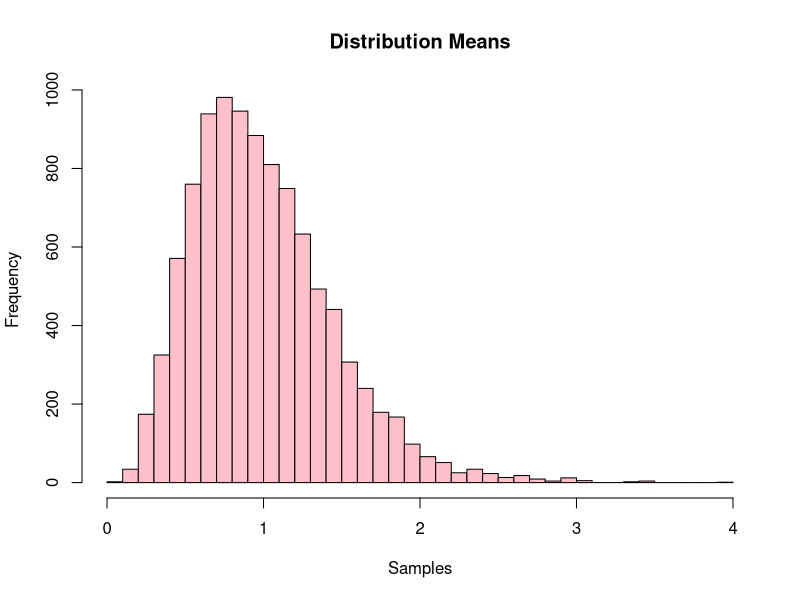
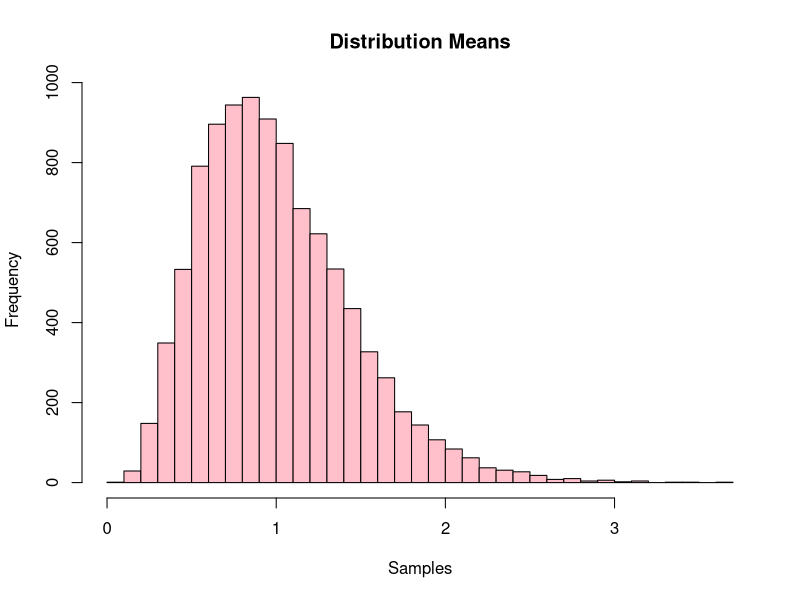
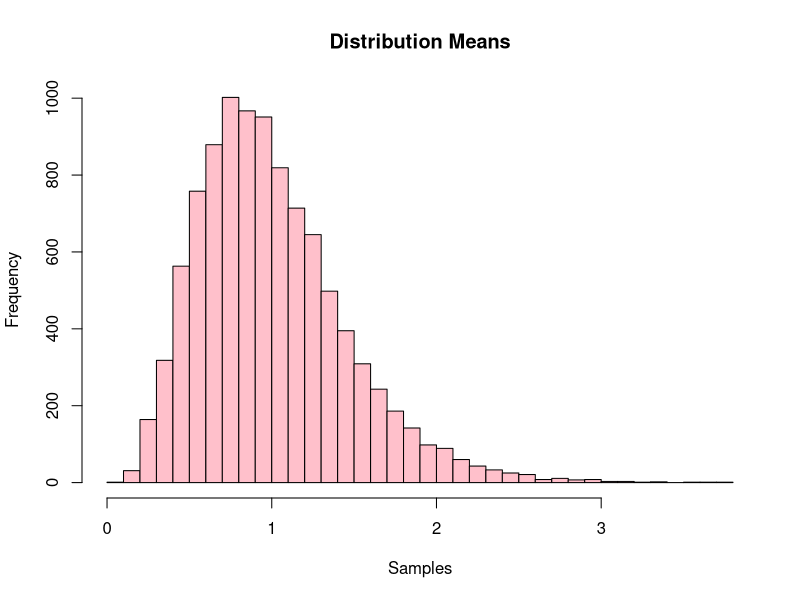
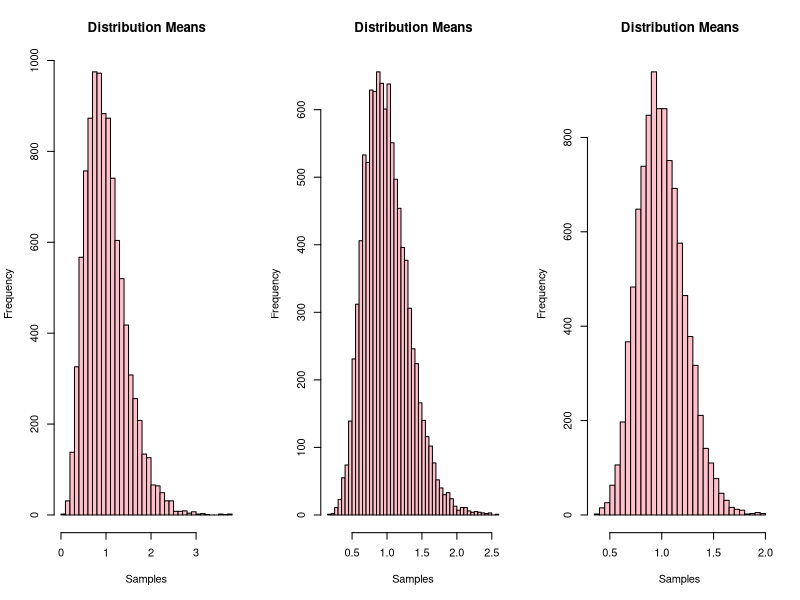

Source code (R) for these figures, in order:
library(tidyverse)
tribble( ~x, ~y, ~w, ~z,
         210, 300, 220, 180,
         102, 100, 119, 187,
         176, 175, 188, 173,
         87, 95, 91, 94,
         202, 210, 234, 218,
         110, 122, 131, 128,
) -> dt
dt
#1
map(dt, mean)

map(dt, sd)

map_df(dt, sqrt)

summary(dt)

#2
means <- numeric(10000)

for (i in 1:10000) {
  means[i] <- mean(rexp(5, rate = 1))
}

hist(means, breaks = 50, main = "Distribution Means", 
     xlab = "Samples", col = "pink")

meanmap<- map_dbl(1:10000, ~mean(rexp(5, rate = 1)))

hist(meanmap, breaks = 50, main = "Distribution Means", 
     xlab = "Samples", col = "pink")

repmean<- replicate(10000, mean(rexp(5, rate = 1)))

hist(repmean, breaks = 50, main = "Distribution Means", 
     xlab = "Samples", col = "pink")


twoc<- c(5, 10, 20)

par(mfrow = c(1, 3))

for (size in twoc) {
  means <- replicate(10000, mean(rexp(size, rate = 1)))

hist(means, breaks = 50, main = "Distribution Means", 
     xlab = "Samples", col = "pink")}

#3
output <- vector("double", ncol(mtcars)) 
for (i in seq_along(mtcars)) { 
  output[[i]] <- median(mtcars[[i]]) # 3. body
}
output


